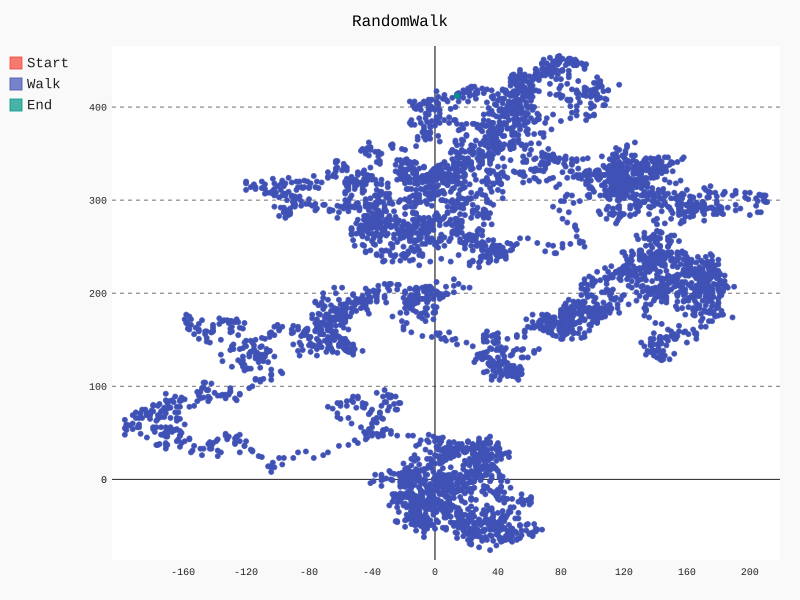

The Python source for this figure:
#!/usr/bin/env python
# -*- coding: utf-8 -*-
#
#  rw_pygal.py


if __name__ == '__main__':
    import pygal
    
    from random_walk import RandomWalk
    
    #只要程序处于活动状态， 就不断地模拟随机漫步
    while True:
        #创建一个RandomWalk实例， 并将其包含的点都绘制出来
        rw = RandomWalk(5000)
        rw.fill_walk()
        coordinates = [(x, y) for x, y in zip(rw.x_values, rw.y_values)]
        
        rw_xy_chart = pygal.XY(stroke=False)
        rw_xy_chart.title = 'RandomWalk'
        rw_xy_chart.add('Start', [(0, 0)])
        rw_xy_chart.add('Walk', coordinates)
        rw_xy_chart.add('End', [(rw.x_values[-1], rw.y_values[-1])])
        
        rw_xy_chart.render_to_file('rw_pygal.svg')
        
        keep_running = input("Make another walk?(y/n): ")
        if keep_running == 'n':
            break
